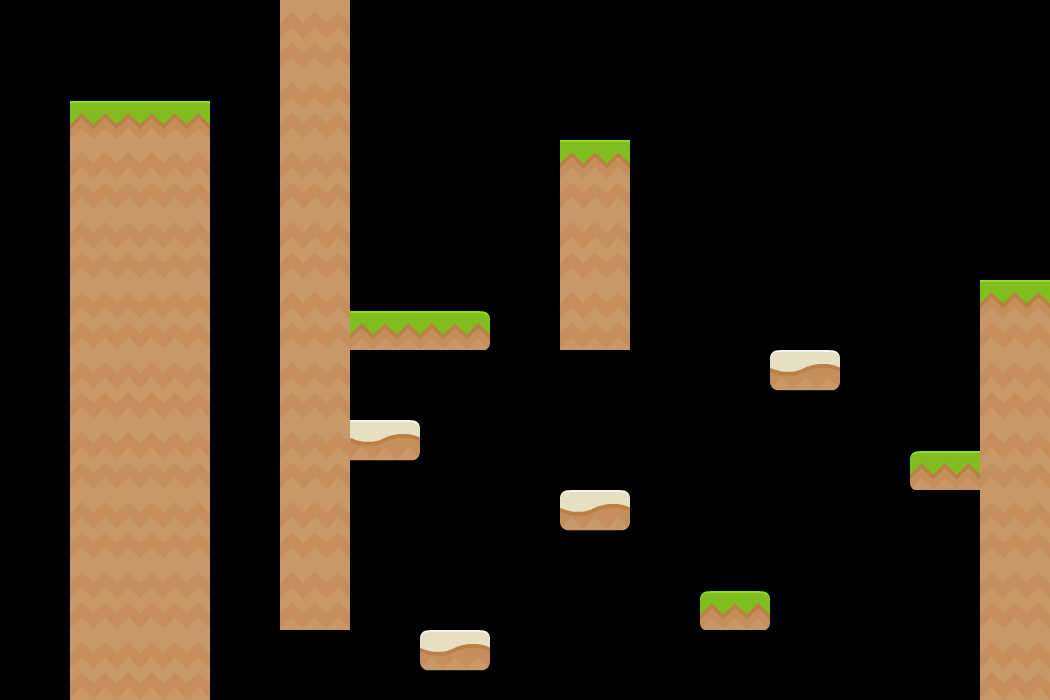

This is a level from a 2D game, rendered from its Tiled map with the project's own tilesets. A one-line summary and the complete map file follow:
An orthogonal 15x10 tile map with 70x70 px tiles, 1 tile layer (Tile Layer 1) and 48 objects (29x platform, 3x button, 3x enemyA, 3x enemyE, 2x enemyG, ...).

<map version="1.2" tiledversion="1.2.3" orientation="orthogonal" renderorder="right-down" width="15" height="10" tilewidth="70" tileheight="70" infinite="0" nextlayerid="3" nextobjectid="31">
 <properties>
  <property name="star1time" type="float" value="7" />
 </properties>
 <tileset firstgid="1" name="tiles_spritesheet" tilewidth="70" tileheight="70" spacing="2" tilecount="156" columns="12">
  <image source="tiles_spritesheet.png" width="914" height="936" />
 </tileset>
 <layer id="1" name="Tile Layer 1" width="45" height="11">
  <data encoding="csv">
0,0,0,0,153,0,0,0,0,0,0,0,0,0,0,0,0,0,0,0,0,0,0,0,0,0,0,0,0,0,0,0,0,0,0,0,0,0,0,0,0,0,0,0,0,
0,57,57,0,153,0,0,0,0,0,0,0,0,0,0,0,0,0,0,0,0,0,0,0,0,0,0,0,0,0,0,0,0,0,0,0,66,42,0,0,0,0,104,57,45,
0,153,153,0,153,0,0,0,104,0,0,0,0,0,0,0,0,0,0,0,0,0,0,0,0,0,0,0,0,0,0,0,0,0,0,0,0,0,0,0,0,0,0,0,0,
0,153,153,0,153,0,0,0,153,0,0,0,0,0,0,0,0,0,0,0,0,0,0,0,0,0,0,0,0,0,0,0,0,0,0,0,0,0,104,0,0,0,0,104,0,
0,153,153,0,153,57,45,0,153,0,0,0,0,0,104,104,104,104,104,104,104,0,0,0,0,0,0,0,0,0,0,0,104,104,0,0,0,0,153,45,0,0,0,153,0,
0,153,153,0,153,0,0,0,0,0,0,78,0,0,153,153,0,0,0,0,153,0,0,0,0,0,0,69,57,45,0,0,153,153,0,0,0,0,153,0,0,0,0,153,0,
0,153,153,0,153,42,0,0,0,0,0,0,0,69,153,153,0,0,0,0,153,0,0,0,0,0,0,0,0,0,0,0,153,153,0,0,0,0,153,0,0,0,66,54,0,
0,153,153,0,153,0,0,0,78,0,0,0,0,0,153,153,0,0,0,0,0,0,0,0,0,0,0,0,78,0,0,0,153,153,0,0,0,0,153,0,0,0,0,81,0,
0,153,153,0,153,0,0,0,0,0,81,0,0,0,153,153,45,0,0,0,0,0,0,0,78,0,0,0,0,0,0,0,153,153,0,0,0,0,0,0,81,0,0,0,0,
0,153,153,0,0,0,78,0,0,0,0,0,0,0,153,153,0,0,0,0,0,81,0,0,0,0,0,0,0,0,0,0,153,153,0,0,0,0,0,0,0,0,0,0,0,
0,153,153,0,0,0,0,0,0,0,0,0,0,0,153,153,0,0,0,0,0,0,0,0,0,0,0,0,0,0,0,0,153,153,0,0,0,0,0,0,0,0,0,0,0
</data>
 </layer>
 <objectgroup id="2" name="Object Layer 1">
  <object id="0" type="platform" x="0" y="-70" width="70" height="770" />
  <object id="1" type="platform" x="70" y="101" width="140" height="700" />
  <object id="2" type="platform" x="280" y="-70" width="70" height="700" />
  <object id="3" type="platform" x="420" y="630" width="70" height="39" />
  <object id="4" type="platform" x="700" y="591" width="70" height="39" />
  <object id="5" type="platform" x="560" y="490" width="70" height="39" />
  <object id="6" type="platform" x="910" y="451" width="70" height="39" />
  <object id="7" type="platform" x="770" y="350" width="70" height="39" />
  <object id="8" type="platform" x="350" y="420" width="70" height="39" />
  <object id="9" type="platform" x="350" y="311" width="140" height="39" />
  <object id="10" type="platform" x="560" y="140" width="70" height="210" />
  <object id="11" type="platform" x="980" y="280" width="140" height="490" />
  <object id="12" type="platform" x="1120" y="280" width="350" height="70" />
  <object id="13" type="platform" x="1400" y="350" width="70" height="140" />
  <object id="14" type="platform" x="1120" y="591" width="70" height="39" />
  <object id="15" type="platform" x="1470" y="661" width="70" height="39" />
  <object id="16" type="platform" x="1680" y="560" width="70" height="39" />
  <object id="17" type="platform" x="1960" y="490" width="70" height="39" />
  <object id="18" type="platform" x="1890" y="381" width="210" height="39" />
  <object id="19" type="platform" x="2240" y="280" width="140" height="490" />
  <object id="20" type="platform" x="2660" y="210" width="70" height="350" />
  <object id="21" type="platform" x="2800" y="591" width="70" height="39" />
  <object id="22" type="platform" x="3010" y="521" width="70" height="39" />
  <object id="23" type="platform" x="2940" y="420" width="140" height="39" />
  <object id="24" type="platform" x="2730" y="311" width="70" height="39" />
  <object id="25" type="platform" x="3010" y="210" width="70" height="210" />
  <object id="26" type="platform" x="3010" y="101" width="140" height="39" />
  <object id="27" type="platform" x="2940" y="70" width="70" height="70" />
  <object id="28" type="platform" x="2520" y="70" width="140" height="39" />
  <object id="1" type="button" x="380" y="271" />
  <object id="2" type="button" x="1150" y="551" />
  <object id="3" type="button" x="2580" y="30" />
  <object id="26" type="exitSign" gid="65" x="1470" y="661" width="70" height="70" />
  <object id="28" type="doorBot" gid="58" x="1680" y="560" width="70" height="70" />
  <object id="29" type="doorTop" gid="46" x="1680" y="490" width="70" height="70" />
  <object id="3" type="enemyA" x="440" y="590" width="16" height="21" />
  <object id="8" type="enemyB" x="390" y="380" width="16" height="21" />
  <object id="9" type="enemyG" x="460" y="270" width="16" height="21" />
  <object id="7" type="enemyE" x="810" y="310" width="16" height="21" />
  <object id="14" type="enemyC" x="1160" y="550" width="16" height="21" />
  <object id="15" type="enemyE" x="1500" y="621" width="16" height="21" />
  <object id="17" type="enemyG" x="1990" y="450" width="16" height="21" />
  <object id="18" type="enemyA" x="2070" y="341" width="16" height="21" />
  <object id="22" type="enemyC" x="3040" y="480" width="16" height="21" />
  <object id="23" type="enemyE" x="2970" y="380" width="16" height="21" />
  <object id="25" type="enemyD" x="3040" y="170" width="16" height="21" />
  <object id="26" type="enemyF" x="3120" y="60" width="16" height="21" />
  <object id="28" type="enemyA" x="2600" y="30" width="16" height="21" />
 </objectgroup>
</map>
